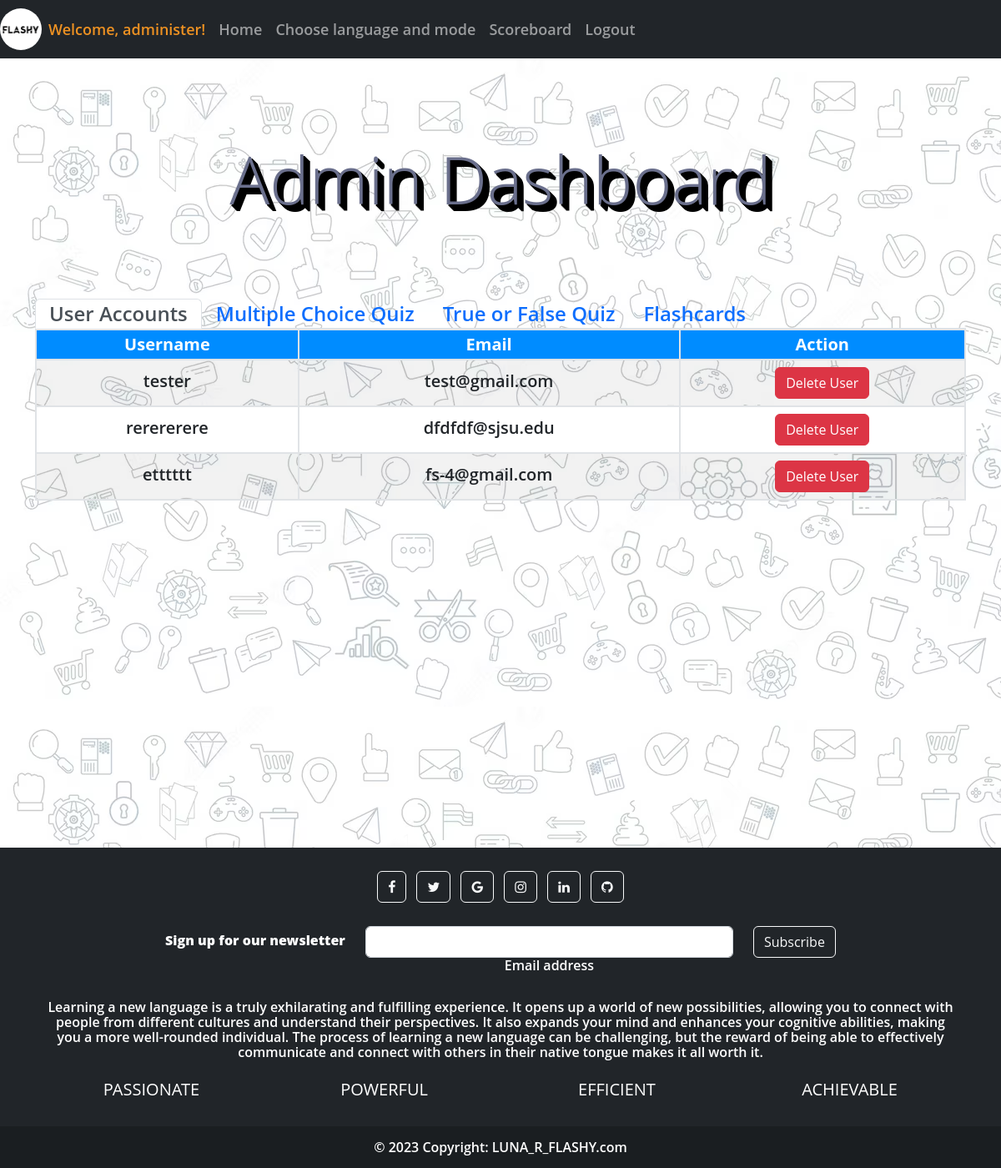
The page /admin_dashboard (signed in) on the database as committed earlier.
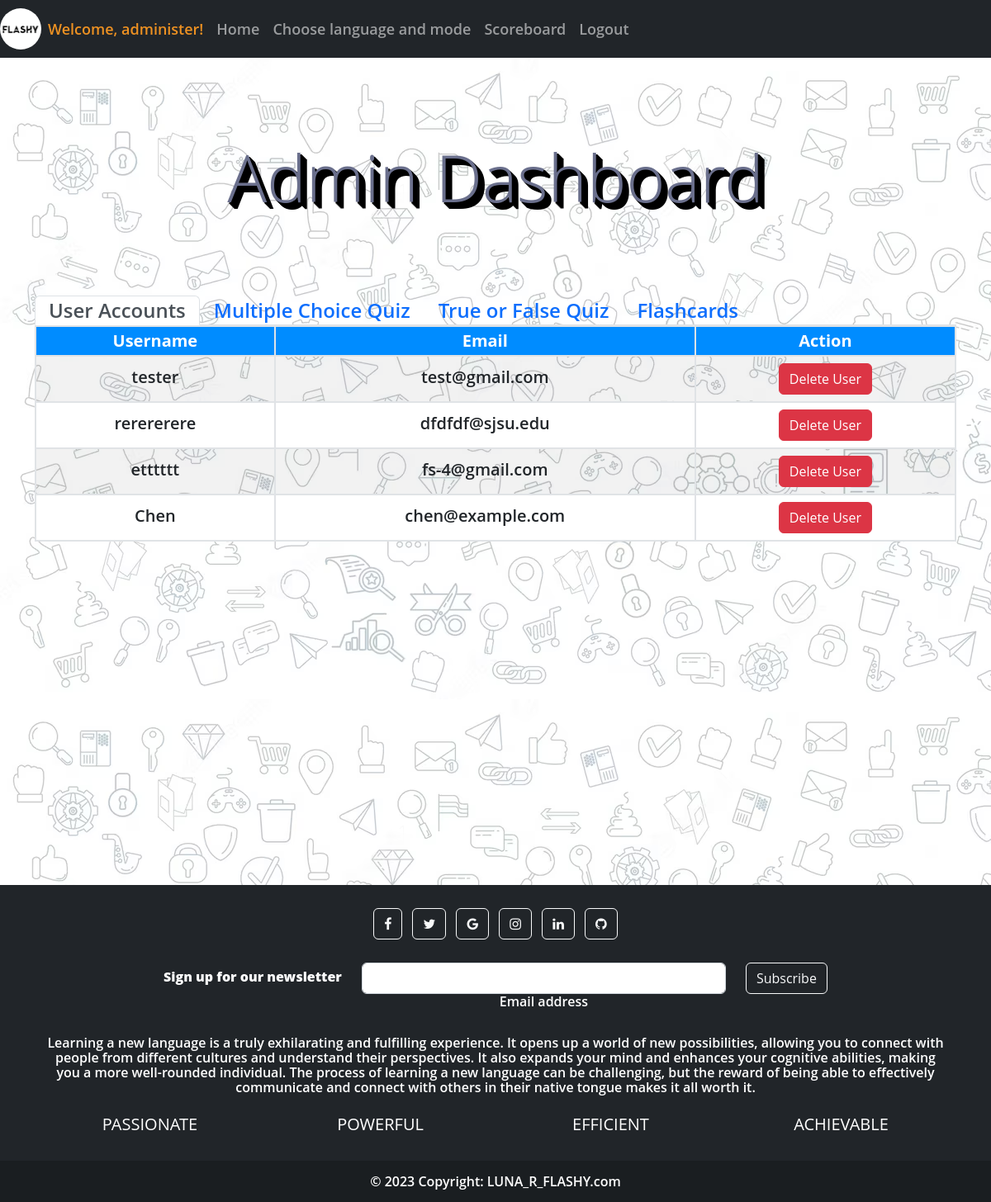
The same page on the database as committed later.
### website/models.py (models this page shows, shortened)
class User(db.Model, UserMixin):
    id = db.Column(db.Integer, primary_key=True)
    username = db.Column(db.String(150), unique=True, nullable=False)
    email = db.Column(db.String(150))
    password = db.Column(db.String(150))
    notes= db.relationship('Note')
    scores= db.relationship('Score')

### website/auth.py (the view)
@auth.route('/admin_dashboard', methods=['GET', 'POST'])
@login_required
def admin_dashboard():
    if current_user.username == 'administer':
        users = User.query.all()
        quiz_m = Quiz_M.query.all()
        quiz_tf = Quiz_TF.query.all()
        flashcards = Material.query.all()
        tab = request.args.get('tab', 'user-accounts')
        return render_template('admin_dashboard.html', users=users, user=current_user, quiz_m=quiz_m, quiz_tf=quiz_tf,
                               flashcards=flashcards, tab=tab)
    else:
        return render_template("login.html", user=current_user)

### website/__init__.py (called while the page is built)
def create_app():
    app = Flask(__name__)
    app.config['SECRET_KEY'] = 'sdfa__dskf__ljkj'
    app.config['SQLALCHEMY_DATABASE_URI'] = f'sqlite:///{DB_NAME}'
    db.init_app(app)
    from .views import views
    from .auth import auth
    app.register_blueprint(views, url_prefix='/')
    app.register_blueprint(auth, url_prefix='/')
    from .models import Note, Score, User
    with app.app_context():
        db.create_all()
    login_manager = LoginManager()
    login_manager.login_view = 'auth.login'
    login_manager.init_app(app)
    @login_manager.user_loader
    def load_user(id):
        return User.query.get(int(id))
    return app

### website/templates/admin_dashboard.html (shortened to what this page needs)
{% extends "base.html" %}
{% block content %}
<div class="dashboard" >
  <div class="container">
    <div class="dash-content">
        <div class="display-1 text-center my-5 py-5 admin_header">Admin Dashboard</div>
          <ul class="nav nav-tabs" id="dashboard-tabs" role="tablist">
            <li class="nav-item">
              <a class="nav-link fs-4  {% if tab == 'user-accounts' %} active{% endif %}" data-bs-toggle="tab" href="#user-accounts">User Accounts</a>
            </li>
            <li class="nav-item">
              <a class="nav-link fs-4 {% if tab == 'multiple-choice-quiz' %} active{% endif %}" data-bs-toggle="tab" href="#multiple-choice-quiz">Multiple Choice Quiz</a>
            </li>
            <li class="nav-item">
              <a class="nav-link fs-4 {% if tab == 'true-or-false-quiz' %} active{% endif %}" data-bs-toggle="tab" href="#true-or-false-quiz">True or False Quiz</a>
            </li>
            <li class="nav-item">
              <a class="nav-link fs-4 {% if tab == 'flashcards' %} active{% endif %}" data-bs-toggle="tab" href="#flashcards">Flashcards</a>
            </li>
          </ul>
          <div class="tab-content" >
            <div class="tab-pane fade {% if tab == 'user-accounts' %}show active{% endif %} " id="user-accounts" >
              <table class="table table-striped" >
                <thead>
                  <tr>
                    <th>Username</th>
                    <th>Email</th>
                    <th>Action</th>
                  </tr>
                </thead>
                <tbody>
                  {% for user in users %}
                    {% if user.username != "administer" %}
                      <tr>
                        <td>{{ user.username }}</td>
                        <td>{{ user.email }}</td>
                        <td>
                          <form action="{{ url_for('auth.admin_delete_user', user_id=user.id) }}" method="POST">
                            <button type="submit" class="btn btn-danger">Delete User</button>
                          </form>
                        </td>
                      </tr>
                    {% endif %}
                  {% endfor %}
                </tbody>
              </table>
            </div>
          </div>
    </div>
  </div>
</div>
{% endblock %}

Rows that differ between the two databases and show on the page:
added User: username "Chen", email "chen@example.com"
